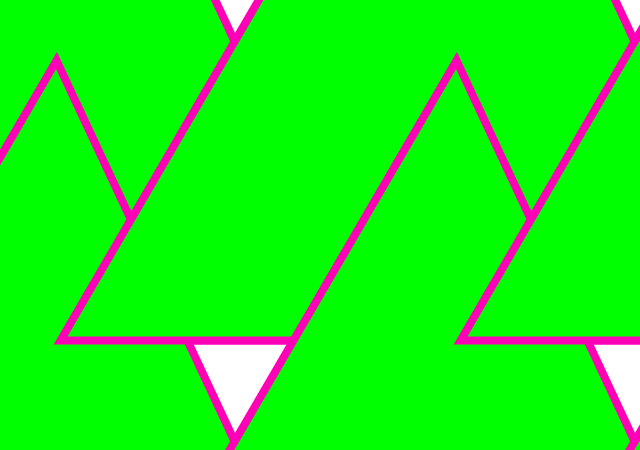
Frame 1 (no input)
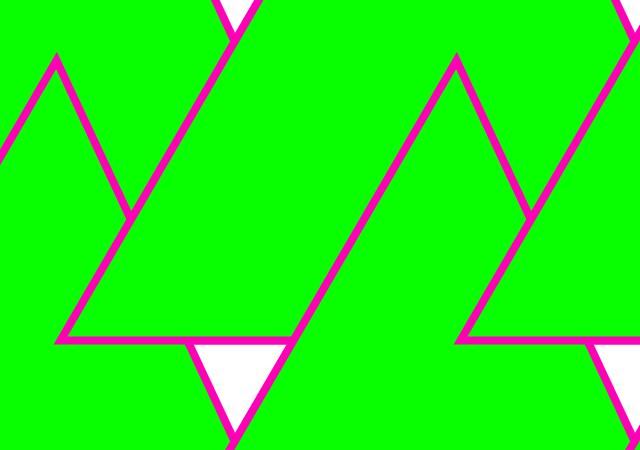
Frame 60 (the mouse pressed at the canvas centre just before this capture)
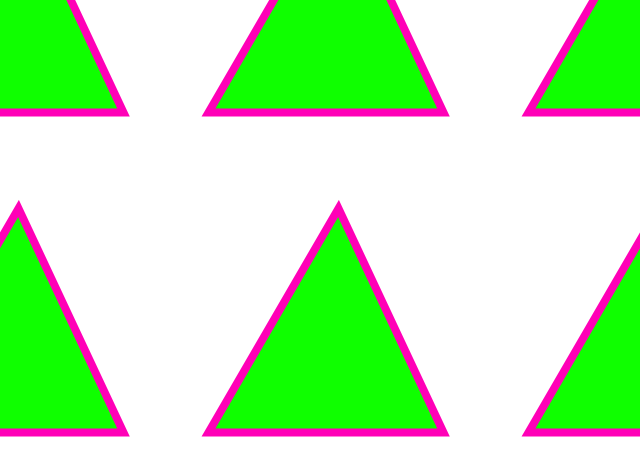
Frame 120 (the mouse held since frame 60 and released just before this capture)

The Processing sketch that drew these frames (run headless with seeded random() and noise(); from frame 60 on, the mouse is pressed at the canvas centre):

// Processing sketch: processing_46083
// ── processing_46083.pde


 
float contorno , figura,forma;
 
void setup(){
   
    size(640,450); 
    smooth();
    colorMode(RGB);
    contorno = 400;
    figura = 340;
}
 
 
 
void draw(){
   
  forma+=0.130;
  if(forma > 280) forma = 0;
   
  background(255);

 if( mouseX > 3 ) contorno = mouseX;
 if( mouseY > 3 ) figura = mouseY/2;
 
 
  
 for ( int x = 0; x < width/8; x++) {
    for ( int y = 0; y < height/8; y++){
             
 
           
              strokeWeight(8);
         stroke(255,0,183);
         fill(forma,255,0);     
         tri ( x * contorno, y * contorno, figura );
        }
    }
}
 
 
void tri ( float _x, float _y, float _size  ) {
   float trisize = _size;
  float x , y; 
  x = _x;
  y = _y;
  pushMatrix();
  translate( x, y);
  triangle( -trisize, trisize, trisize/6,-trisize, trisize+ trisize/10, trisize );
  popMatrix();
}

                
                
